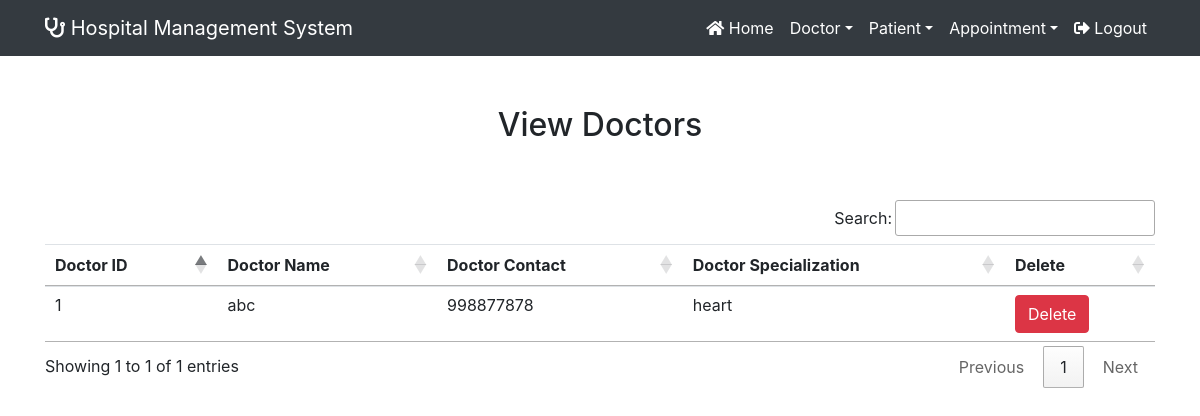
/view_doctor/ (signed in), run on the app's committed database.
### hospital/models.py (models this page shows, shortened)
class Doctor(models.Model):
    name = models.CharField(max_length=50)
    mobile = models.IntegerField()
    special = models.CharField(max_length=50)

### hospital/views.py (the view)
# urls.py: path('view_doctor/',View_Doctor, name='view_doctor'),
def View_Doctor(request):
    if not request.user.is_staff:
        return redirect('login')
    doc=Doctor.objects.all()
    d={'doc':doc}
    return render(request,'view_doctor.html',d)

### hospital/templates/view_doctor.html
{% extends 'navigationbar.html' %}
{% load static %}
{% block body %}
<div class="container" style="margin-top:50px">
    <h2 class="text-center">View Doctors</h2>
    <br><br>
    <table class="table table-hover" id="example">
        <thead>
        <tr>
            <th>Doctor ID</th>
            <th>Doctor Name</th>
            <th>Doctor Contact</th>
            <th>Doctor Specialization</th>
            <th>Delete</th>
        </tr>
        </thead>
        <tbody>
        {% for i in doc %}
        <tr>
            <td>{{i.id}}</td>
            <td>{{i.name}}</td>
            <td>{{i.mobile}}</td>
            <td>{{i.special}}</td>
            <td><a href="{% url 'delete_doctor' i.id %}" onclick="return confirm('Are you sure, you want to delete')" class="btn btn-danger">Delete</a></td>
        </tr>
        {% endfor %}
        </tbody>
    </table>
</div>
{% endblock %}

### data on the page
Doctor: id "1", name "abc", mobile "998877878", special "heart"
